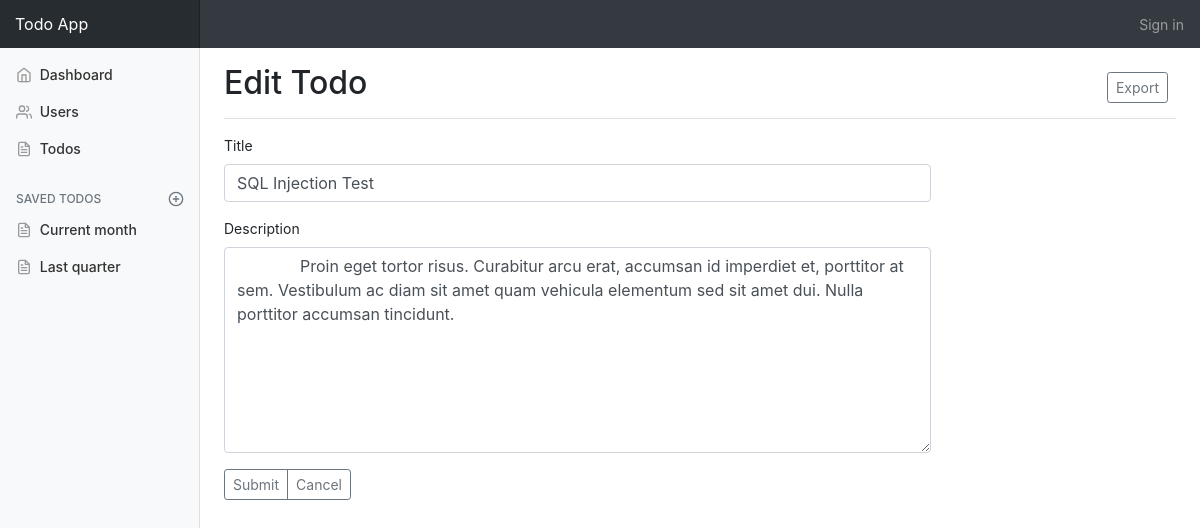
/todos/edit.php?todo_id=6, run on the app's committed database.
### tables this page shows
CREATE TABLE `Todo` (
  `todo_id` int(11) NOT NULL,
  `title` varchar(255) DEFAULT NULL,
  `description` text,
  `created_at` datetime DEFAULT CURRENT_TIMESTAMP,
  `updated_at` datetime DEFAULT CURRENT_TIMESTAMP,
  `user_id` int(11) DEFAULT NULL
);

### todos/edit.php (the view, shortened to what this page needs)
<?php
  require_once '../db/pdo.php';
  $todo_id = $_GET['todo_id'];
  $stmt = $conn->query("SELECT * FROM todo WHERE todo_id = '$todo_id'");
  $row = $stmt->fetch_assoc();
  $t = htmlentities($row['title']);
  $d = htmlentities($row['description']);
?>
<?php include_once '../includes/header.php'; ?>
<main role="main" class="col-md-9 ml-sm-auto col-lg-10 pt-3 px-4">
  <div class="d-flex justify-content-between flex-wrap flex-md-nowrap align-items-center pb-2 mb-3 border-bottom">
    <h1 class="h2">
      Edit Todo
    </h1>
    <div class="btn-toolbar mb-2 mb-md-0">
      <div class="btn-group mr-2">
        <button class="btn btn-sm btn-outline-secondary">Export</button>
      </div>
    </div>
  </div>
  <div class="row">
    <div class="col-md-9">
        <form method="post" action="">
          <div class="form-group">
            <label >Title</label>
            <input type="text" class="form-control" name="title" value="<?= $t ?>">
          </div>
          <div class="form-group">
            <label>Description</label>
            <textarea class="form-control" name="description" rows="8">
              <?= $d ?>
            </textarea>
          </div>
          <div class="btn-group mr-2">
            <button type="submit" class="btn btn-sm btn-outline-secondary">Submit</button>
            <a href="todo-list.php" class="btn btn-sm btn-outline-secondary">Cancel</a>
          </div>
      </form>
    </div>
  </div>
<?php include_once '../includes/footer.php'; ?>

### css/dashboard.css (style rules this page uses)
body { font-size: .875rem; }
.border-bottom { border-bottom: 1px solid #e5e5e5; }

### data on the page
todo: title "SQL Injection Test", description "Proin eget tortor risus. Curabitur arcu erat, accumsan id imperdiet et, porttitor at sem. Vestibulum ac diam sit amet quam vehicula elementum sed sit amet dui. Nulla porttitor accumsan tincidunt."
